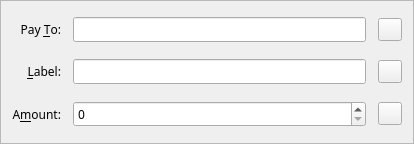
<?xml version="1.0" encoding="UTF-8"?>
<ui version="4.0">
 <class>SendCoinsEntry</class>
 <widget class="QFrame" name="SendCoinsEntry">
  <property name="geometry">
   <rect>
    <x>0</x>
    <y>0</y>
    <width>414</width>
    <height>144</height>
   </rect>
  </property>
  <property name="font">
   <font>
    <family>Sawasdee</family>
   </font>
  </property>
  <property name="windowTitle">
   <string>Form</string>
  </property>
  <property name="frameShape">
   <enum>QFrame::StyledPanel</enum>
  </property>
  <property name="frameShadow">
   <enum>QFrame::Sunken</enum>
  </property>
  <layout class="QGridLayout" name="gridLayout">
   <property name="spacing">
    <number>12</number>
   </property>
   <item row="3" column="0">
    <widget class="QLabel" name="label_2">
     <property name="text">
      <string>Pay &amp;To:</string>
     </property>
     <property name="alignment">
      <set>Qt::AlignRight|Qt::AlignTrailing|Qt::AlignVCenter</set>
     </property>
     <property name="buddy">
      <cstring>payTo</cstring>
     </property>
    </widget>
   </item>
   <item row="8" column="0">
    <widget class="QLabel" name="label">
     <property name="text">
      <string>A&amp;mount:</string>
     </property>
     <property name="alignment">
      <set>Qt::AlignRight|Qt::AlignTrailing|Qt::AlignVCenter</set>
     </property>
     <property name="buddy">
      <cstring>payAmount</cstring>
     </property>
    </widget>
   </item>
   <item row="5" column="0">
    <widget class="QLabel" name="label_4">
     <property name="text">
      <string>&amp;Label:</string>
     </property>
     <property name="alignment">
      <set>Qt::AlignRight|Qt::AlignTrailing|Qt::AlignVCenter</set>
     </property>
     <property name="buddy">
      <cstring>addAsLabel</cstring>
     </property>
    </widget>
   </item>
   <item row="5" column="1">
    <layout class="QHBoxLayout" name="horizontalLayout_2">
     <item>
      <widget class="QValidatedLineEdit" name="addAsLabel">
       <property name="toolTip">
        <string>Enter a label for this address to add it to your address book</string>
       </property>
      </widget>
     </item>
     <item>
      <widget class="QToolButton" name="addressBookButton">
       <property name="toolTip">
        <string>Choose address from address book</string>
       </property>
       <property name="text">
        <string/>
       </property>
       <property name="icon">
        <iconset resource="../syndicate.qrc">
         <normaloff>:/icons/address-book</normaloff>:/icons/address-book</iconset>
       </property>
       <property name="shortcut">
        <string>Alt+A</string>
       </property>
      </widget>
     </item>
    </layout>
   </item>
   <item row="8" column="1">
    <layout class="QHBoxLayout" name="horizontalLayout">
     <item>
      <widget class="SyndicateAmountField" name="payAmount"/>
     </item>
     <item>
      <widget class="QToolButton" name="deleteButton">
       <property name="toolTip">
        <string>Remove this recipient</string>
       </property>
       <property name="text">
        <string/>
       </property>
       <property name="icon">
        <iconset resource="../syndicate.qrc">
         <normaloff>:/icons/remove</normaloff>:/icons/remove</iconset>
       </property>
      </widget>
     </item>
    </layout>
   </item>
   <item row="3" column="1">
    <layout class="QHBoxLayout" name="payToLayout">
     <item>
      <widget class="QValidatedLineEdit" name="payTo">
       <property name="toolTip">
        <string>The address to send the payment to (e.g. C8gZqgY4r2RoEdqYk3QsAqFckyf9pRHN6i)</string>
       </property>
       <property name="maxLength">
        <number>80</number>
       </property>
      </widget>
     </item>
     <item>
      <widget class="QToolButton" name="pasteButton">
       <property name="toolTip">
        <string>Paste address from clipboard</string>
       </property>
       <property name="text">
        <string/>
       </property>
       <property name="icon">
        <iconset resource="../syndicate.qrc">
         <normaloff>:/icons/editpaste</normaloff>:/icons/editpaste</iconset>
       </property>
       <property name="shortcut">
        <string>Alt+P</string>
       </property>
      </widget>
     </item>
    </layout>
   </item>
  </layout>
 </widget>
 <customwidgets>
  <customwidget>
   <class>QValidatedLineEdit</class>
   <extends>QLineEdit</extends>
   <header>qvalidatedlineedit.h</header>
  </customwidget>
  <customwidget>
   <class>SyndicateAmountField</class>
   <extends>QSpinBox</extends>
   <header>syndicateamountfield.h</header>
   <container>1</container>
  </customwidget>
 </customwidgets>
 <resources>
  <include location="../syndicate.qrc"/>
 </resources>
 <connections/>
</ui>
